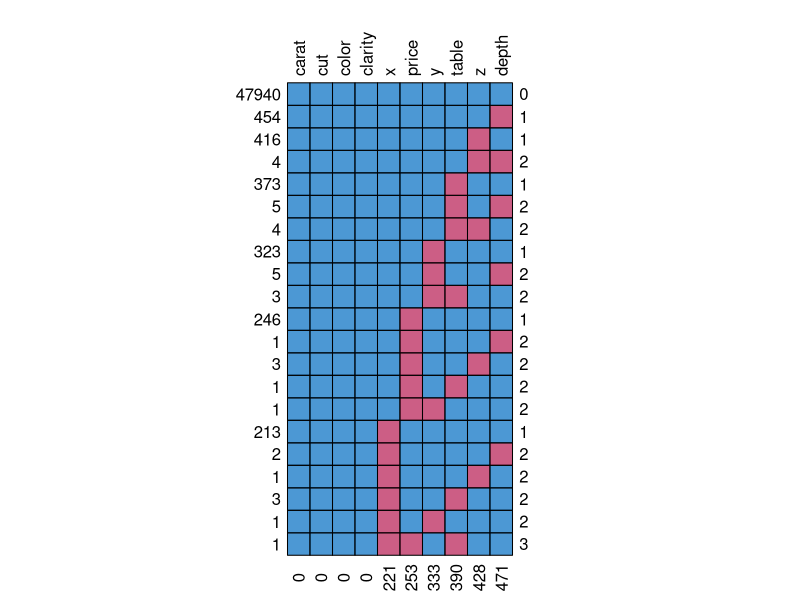
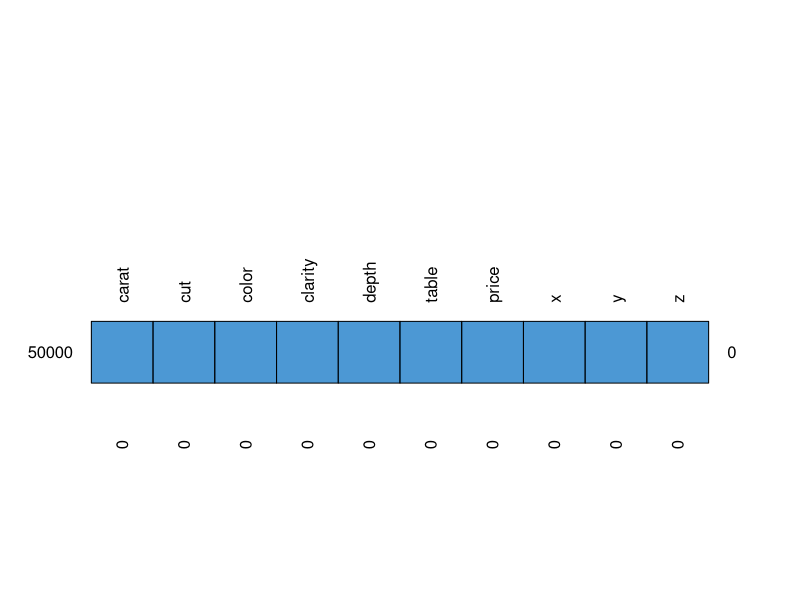
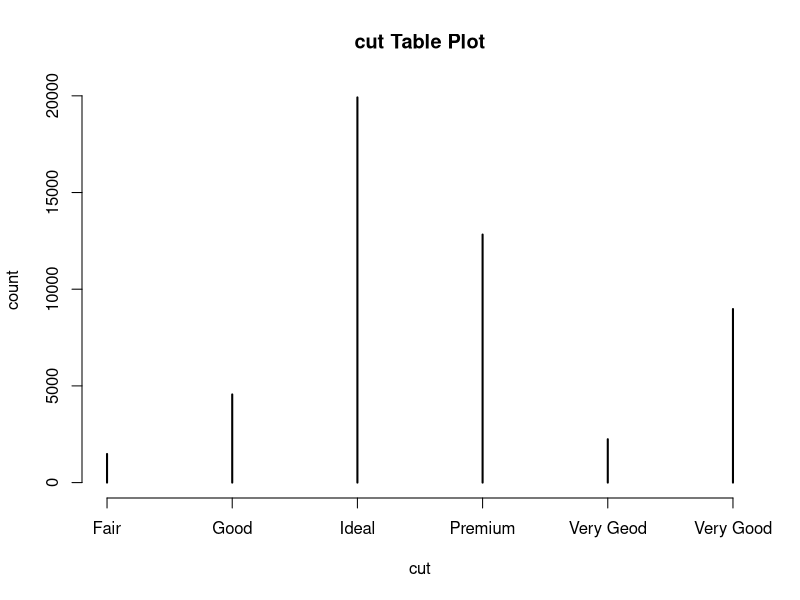
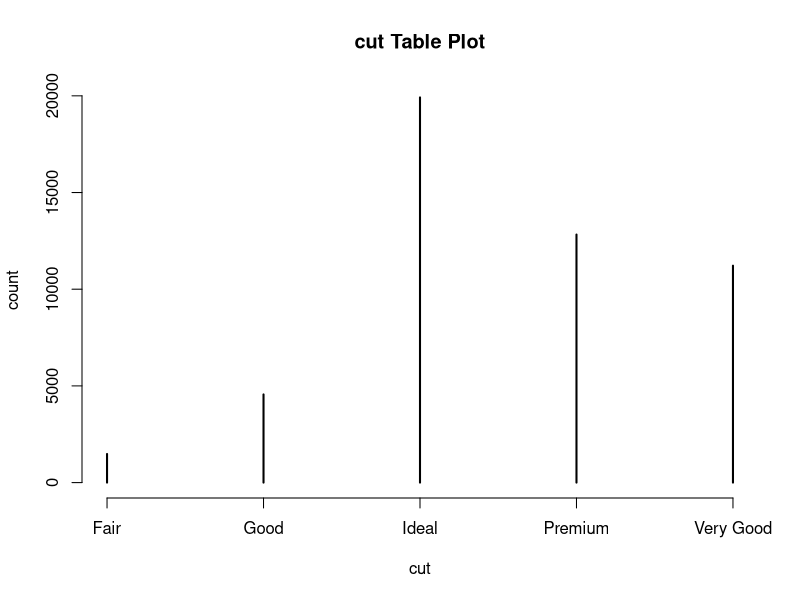
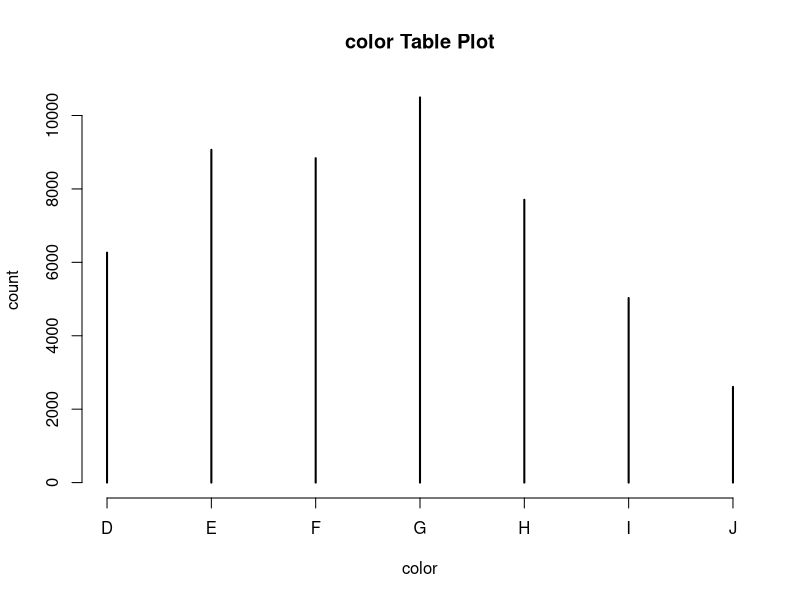
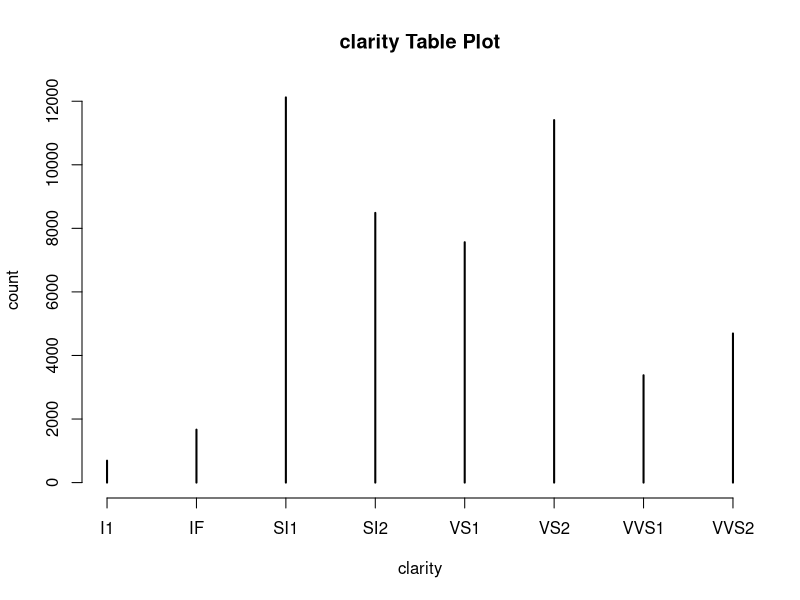
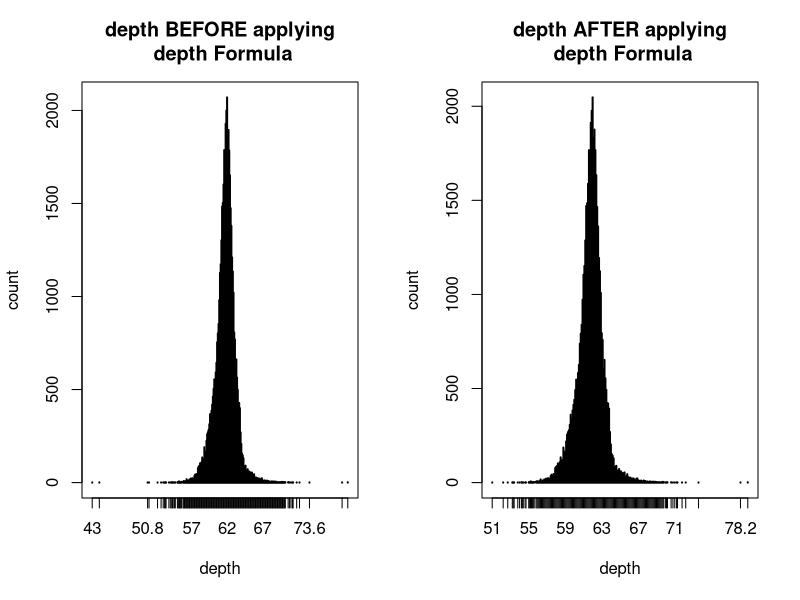
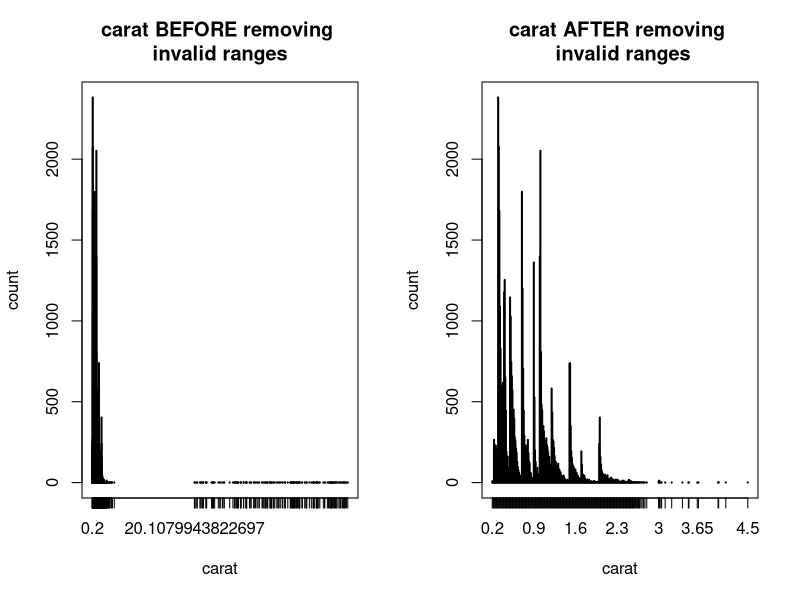

R code for these plots, in order:
## ---- chunk 1
knitr::opts_chunk$set(warning=FALSE, message=FALSE,  fig.height=4)

install.packages("mice")
install.packages("ggplot2")
install.packages("stringr")


install.packages('gridExtra')
install.packages('stats')
library('stats')
library("gridExtra")
library("stringr")
library("ggplot2")
library("mice")
library("dplyr")

apply.depth.formula <- function(df) {
  df <- subset(df, abs(depth - (((
    2 * z
  ) / (
    x + y
  )) * 100)) <= 0.5)
}
apply.carat.formula <- function(df) {
  df <- subset(df, df$carat >= 0.2 & df$carat <= 5.01)
}
ggtable.plot <- function(df , column, main_title) {
  p <-
    ggplot(df, aes(df[, column])) + ggtitle(paste(column, main_title)) +  xlab(column) + geom_histogram(stat =
                                                                                                          "count",
                                                                                                        color = "black",
                                                                                                        fill = "white")
  return(p)
}
table.plot <- function(df , column, main_title) {
  plot(
    table(df[, column]),
    main = paste(column, main_title),
    ylab = "count",
    xlab = column
  )
}
interquantile.method <- function(df , column, sieve_size = 3) {
  Q1 <- quantile(df[, column], .25)
  Q3 <- quantile(df[, column], .75)
  IQR <- IQR(df[, column])
  table.plot(df, column, "frequency BEFORE \n removing outliers")
  bef_dim <- dim(df)
  
  df <-
    subset(df, df[, column] > (Q1 - sieve_size * IQR) &
             df[, column] < (Q3 + sieve_size * IQR))
  
  table.plot(df, column, "frequency AFTER \n removing outliers")
  aft_dim <- dim(df)
  diff <- bef_dim - aft_dim
  print(paste(diff[1], "of row deleted AFTER removing", column, "outliers."))
  return(df)
}
plot_against <- function(df, a, b, quanitative = TRUE) {
  if (quanitative == FALSE) {
    ggplot(df, aes(df[, a], colour=df[, b])) + xlab(a) +   labs(colour=b) + ggtitle(paste(b, "Versus", a)) + geom_freqpoly(binwidth = 500)
  } else {
    corl <- cor(df[, a], df[, b])
    ggplot(data = df, aes(df[, a], df[, b])) + geom_point() + geom_smooth(method = "lm", linewidth =
                                                                              .5) + labs(
                                                                                title = paste("Changes of", b, "to", a, "with Correlation", corl),
                                                                                x = a,
                                                                                y = b,
                                                                                
                                                                              )
  }
}
md.pattern.customized <-
  function(x,
           plot = TRUE,
           rotate.names = FALSE) {
    if (!(is.matrix(x) || is.data.frame(x))) {
      stop("Data should be a matrix or dataframe")
    }
    if (ncol(x) < 2) {
      stop("Data should have at least two columns")
    }
    R <- is.na(x)
    nmis <- colSums(R)
    # sort columnwise
    R <- matrix(R[, order(nmis)], dim(x))
    pat <-
      apply(R, 1, function(x)
        paste(as.numeric(x), collapse = ""))
    # sort rowwise
    sortR <- matrix(R[order(pat),], dim(x))
    if (nrow(x) == 1) {
      mpat <- is.na(x)
    } else {
      mpat <- sortR[!duplicated(sortR),]
    }
    # update row and column margins
    if (all(!is.na(x))) {
      cat(" /\\     /\\\n{  `---'  }\n{  O   O  }\n==>  V <==")
      cat("  No need for mice. This data set is completely observed.\n")
      cat(" \\  \\|/  /\n  `-----'\n\n")
      mpat <- t(as.matrix(mpat, byrow = TRUE))
      rownames(mpat) <- table(pat)
    } else {
      if (is.null(dim(mpat))) {
        mpat <- t(as.matrix(mpat))
      }
      rownames(mpat) <- table(pat)
    }
    r <- cbind(abs(mpat - 1), rowSums(mpat))
    r <- rbind(r, c(nmis[order(nmis)], sum(nmis)))
    if (plot) {
      op <- par(mar = rep(0, 4))
      on.exit(par(op))
      plot.new()
      if (is.null(dim(sortR[!duplicated(sortR),]))) {
        R <- t(as.matrix(r[1:nrow(r) - 1, 1:ncol(r) - 1]))
      } else {
        if (is.null(dim(R))) {
          R <- t(as.matrix(R))
        }
        R <- r[1:nrow(r) - 1, 1:ncol(r) - 1]
      }
      if (rotate.names) {
        adj <- c(0, 0.5)
        srt <- 90
        length_of_longest_colname <- max(nchar(colnames(r))) / 2.6
        plot.window(
          xlim = c(-1, ncol(R) + 1),
          ylim = c(-1, nrow(R) + length_of_longest_colname),
          asp = 1
        )
      } else {
        adj <- c(0.5, 0)
        srt <- 0
        plot.window(
          xlim = c(-1, ncol(R) + 1),
          ylim = c(-1, nrow(R) + 1),
          asp = 1
        )
      }
      M <- cbind(c(row(R)), c(col(R))) - 1
      shade <- ifelse(R[nrow(R):1,], mdc(1), mdc(2))
      rect(M[, 2], M[, 1], M[, 2] + 1, M[, 1] + 1, col = shade)
      for (i in 1:ncol(R)) {
        text(i - .5,
             nrow(R) + .3,
             colnames(r)[i],
             adj = adj,
             srt = srt)
        text(i - .5,-1, nmis[order(nmis)][i], srt = 90)
      }
      for (i in 1:nrow(R)) {
        text(ncol(R) + .3, i - .5, r[(nrow(r) - 1):1, ncol(r)][i], adj = 0)
        text(-.3, i - .5, rownames(r)[(nrow(r) - 1):1][i], adj = 1)
      }
      return(r)
    } else {
      return(r)
    }
  }
## ---- chunk 2
diamond_raw <- read.csv("DiamondData.csv")
devnull <- md.pattern.customized(diamond_raw, rotate.names = TRUE)
## ---- chunk 3
diam <- mice(diamond_raw, method = 'pmm', printFlag = FALSE, )
diam <- complete(diam)
devnull <- md.pattern.customized(diam, rotate.names = TRUE)
## ---- chunk 4
table.plot(diam, 'cut', "Table Plot")
## ---- chunk 5
diam$cut <- str_replace(diam$cut, "Very Geod", "Very Good")
table.plot(diam, 'cut', "Table Plot")
## ---- chunk 6
table.plot(diam, 'color', "Table Plot")
## ---- chunk 7
table.plot(diam, 'clarity', "Table Plot")
## ---- chunk 8
par(mfrow = c(1, 2))
p1 <- table.plot(diam, 'depth', "BEFORE applying\n depth Formula")
diam <- apply.depth.formula(diam)
p2 <- table.plot(diam, 'depth', "AFTER applying\n depth Formula")
## ---- chunk 9
par(mfrow = c(1, 2))
p1 <-
  table.plot(diam, 'carat', "BEFORE removing \n invalid ranges ")
diam <- apply.carat.formula(diam)
p2 <- table.plot(diam, 'carat', "AFTER removing \n invalid ranges")
## ---- chunk 10
par(mfrow = c(1, 2))
diam <- interquantile.method(diam, "table")
## ---- chunk 11
par(mfrow = c(1, 2))
diam <- interquantile.method(diam, "x")
diam <- interquantile.method(diam, "y")
diam <- interquantile.method(diam, "z")
## ---- chunk 12
diam <- interquantile.method(diam, "price", sieve_size = 4)
## ---- chunk 13
summary(diam)
## ---- chunk 14
pie(table(diam$cut))
## ---- chunk 15
barplot(table(diam$color))
## ---- chunk 16
ggtable.plot(diam, 'clarity', "Histogram")
## ---- chunk 17
summary(diam$price)
price_histogram <- ggplot(diam, aes(x = price)) + geom_histogram()
ggtable.plot(diam, 'price', "Histogram")
price_variance <- var(x = diam$price)
standard_dev <- sqrt(price_variance)
standard_dev
## ---- chunk 18
diam$price_group <- with(diam, factor(
  findInterval(price, c(-Inf, quantile(
    price, probs = c(0.25, .5, .75)
  ), Inf)),
  labels = c("Low", "Medium", "High", "Very High")
))
tail(diam)
## ---- chunk 19
summarise(
  group_by(diam, price_group),
  mean = mean(price),
  standard_deviation = sd(price),
  min_value = min(price),
  max_value = max(price),
  count = n()
)
## ---- chunk 20
boxplot(price ~ cut, data = diam, main="Price Versus Cut")
summarise(
  group_by(diam, cut),
  mean = mean(price),
  standard_deviation = sd(price),
  min_value = min(price),
  max_value = max(price),
  count = n()
)
## ---- chunk 21
plot_against(diam, 'price', 'cut', quanitative = FALSE);
plot_against(diam, 'price', 'color', quanitative = FALSE);
plot_against(diam, 'price', 'clarity', quanitative = FALSE);
plot_against(diam, 'price', 'carat')
plot_against(diam, 'price', 'table')
plot_against(diam, 'price', 'depth')
plot_against(diam, 'price', 'x')
plot_against(diam, 'price', 'y')
plot_against(diam, 'price', 'z')

## ---- chunk 22
diam$volume <- diam$x * diam$y * diam$z
plot_against(diam, 'price', 'volume')
## ---- chunk 23
plot_against(diam, 'carat', 'volume')
## ---- chunk 24
plot_against(diam, 'table', 'depth')
## ---- chunk 25
plot_against(diam, 'table', 'y')
## ---- chunk 26
plot_against(diam, 'table', 'carat')
plot_against(diam, 'table', 'x')
plot_against(diam, 'table', 'z')
plot_against(diam, 'table', 'volume')
